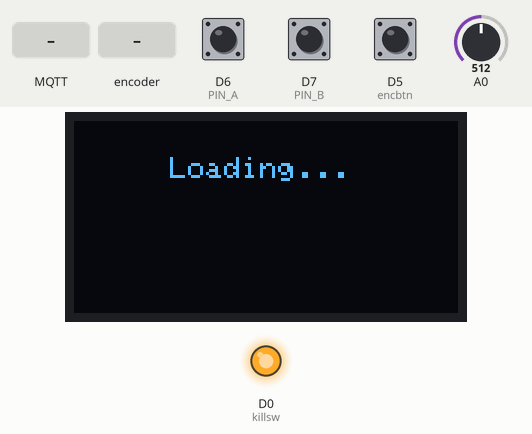
Simulated run of this sketch. Board: ESP8266 (NodeMCU). Parts: 128×64 one-colour display, output pins drawn as LEDs (lit = HIGH). The test bench sets the inputs (shaded band); at power-on: A0 = 512, D6 (PIN_A) HIGH, D7 (PIN_B) HIGH, D5 (encbtn) HIGH. WiFi joins after 1.5 s; servers stay silent unless stated; no MQTT or app messages arrive unless stated; what the sketch prints to the serial monitor is not drawn.

Above: at 1.2 s.
1.3 s: MQTT message "d" arrives on the first subscribed topic
At 2.8 s:
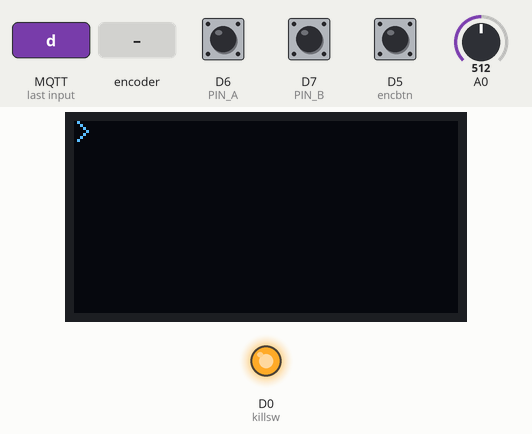
3.1 s: rotary encoder on D6 (PIN_A) / D7 (PIN_B) turned 1 step (first pin leading)
At 3.7 s:
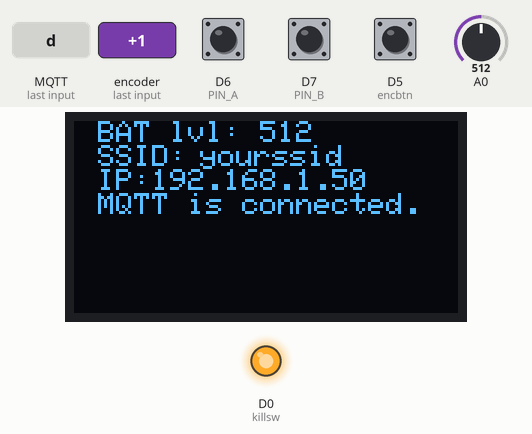
4.8 s: A0 set to 716
At 5.9 s:
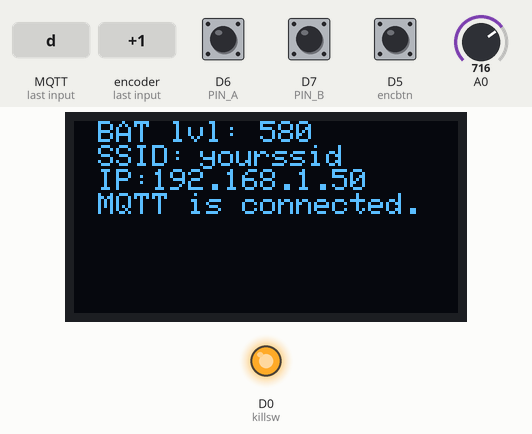
7.6 s: A0 set to 900
At 11.4 s:
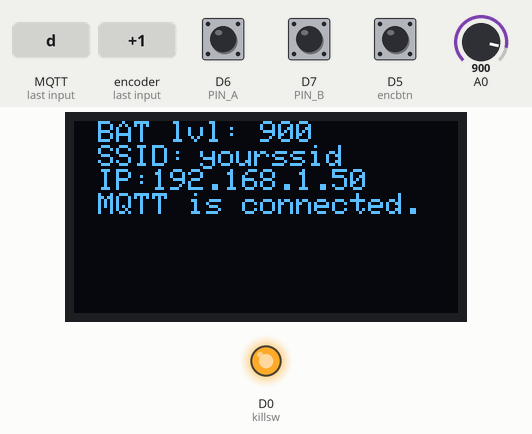
12.1 s: A0 set to 1010
At 18.5 s:
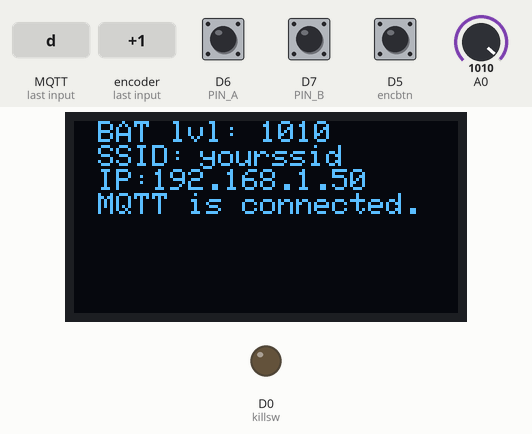
Timing chart, 0 to 19.6 s (numbered marks = the images above; inputs shaded):
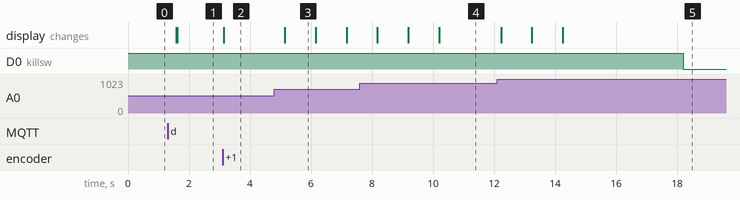

The sketch:

mqttremote.ino
```cpp
#ifdef ESP8266
extern "C" {
#include "user_interface.h"
}
#endif
#include <SPI.h>
#include <Wire.h>
#include <Adafruit_GFX.h>
#include <Adafruit_SSD1306.h>
#include "Arduino.h"
#include <ESP8266WiFi.h>
#include <PubSubClient.h>
#include "ArduinoJson.h"

// Update these with values suitable for your network.
const char* deviceName = "remote1";// if more than 1 remote is exist, change the devicename.
const char* ssid = "yourssid";
const char* password = "andpassword";
const char* mqtt_server = "yourmqttserverip";
const char* mqtt_clientid = deviceName;
const char* mqtt_username = "username";
const char* mqtt_password = "password";
const char* outTopic = "kumanda1/in";
const char* inTopic = "kumanda1/out";
IPAddress ip(192, 168, 1, 11); //IP Address for remote
IPAddress gateway(192, 168, 1, 1);   //IP Address of your WiFi Router (Gateway)
IPAddress subnet(255, 255, 255, 0);  //Subnet mask
IPAddress dns(192, 168, 1, 1);  //DNS

#define PIN_A D6    //ky-040 clk pin, interrupt,
#define PIN_B D7    //ky-040 dt  pin,
int killsw = D0;
int encbtn = D5;

bool btnstate = LOW;
bool laststate = LOW;
bool btnpressed= LOW;
unsigned long now = 0;
unsigned long lastbouncetime =0;
int debouncetime = 150;
int multiclicktime =400;
int longclicktime = 1000;
int clickcount = 0;
int clickcluck = 0;

byte currValueAB;
byte prevValueAB;
int counter=0;


StaticJsonBuffer<2000> JSONBuffer;
//const size_t bufferSize = JSON_OBJECT_SIZE(7) + 70;
//DynamicJsonBuffer JSONBuffer(bufferSize);
#define OLED_RESET -1
#define OLED_VCC D3
Adafruit_SSD1306 display(OLED_RESET);
WiFiClient espClient;
PubSubClient client(espClient);

const int maxitems= 20; //max number of item can be allocated by memory :( only 5 page of item
char data[80];
char data2[80];
int mid=3;
const char* menu0[maxitems] = {"id1", "id2", "id3", "id4"};
boolean state[maxitems] = {0, 0, 0, 0};
String statetemp;
int value0[maxitems] = {0, 0, 0, 0};
int value1[maxitems] = {0, 0, 0, 0};
int type[maxitems] = {0,0,0,0};
boolean mainmenu = 1;
boolean initseq = -1;
int seqcounter = 0;
int dispcursor=0;
int syscursor=0;
long lastupdatetimer=0;
long sleeper=0;
boolean lastreflesh = 0;
int page=0;
int maxscan=3;
boolean outputchanged=0;
boolean ssaver = 0;
long basla=0;
float tempread[maxitems] = {0,0,0,0};
int batlvl[3] = {0,0,0};
int avgbatlvl = 0;
long battimer = 0;

void batlevel(){
batlvl[2]=batlvl[1];
batlvl[1]=batlvl[0];
batlvl[0] = analogRead(A0);
avgbatlvl = (batlvl[0]+batlvl[1]+batlvl[2])/3;
} //end of batlevel

void setup() {
pinMode(killsw,OUTPUT);
digitalWrite(killsw,HIGH);
basla=millis();
Serial.begin(115200);
WiFi.mode(WIFI_STA);
WiFi.hostname(deviceName);
WiFi.config(ip, subnet, gateway, dns);
WiFi.begin(ssid, password);
pinMode(PIN_A,INPUT_PULLUP); //enable internal pull-up resistors
pinMode(PIN_B,INPUT_PULLUP);
attachInterrupt(digitalPinToInterrupt(PIN_A),encmove,CHANGE);  //call encmove()    when high->low or high->low changes happened
attachInterrupt(digitalPinToInterrupt(PIN_B),encmove,CHANGE);
pinMode(encbtn, INPUT);
attachInterrupt(digitalPinToInterrupt(encbtn),btnintr,FALLING);
display.begin(SSD1306_SWITCHCAPVCC, 0x3C);  // initialize with the I2C addr 0x3C (for the 128x64)
//display.begin(SSD1306, 0x3C);
display.clearDisplay();
display.setTextSize(1);
display.setTextColor(WHITE);
display.setCursor(32,12);
display.println("Loading...");
display.display();
//batlevel();
client.setServer(mqtt_server, 1883);
client.setCallback(callback);
sleeper=millis();
battimer=millis();
}//end of setup


void loop() { //--------------------------------------------------void loop--------------------
if(!client.connected()) {
if (WiFi.status() == WL_CONNECTED){
reconnect();
if(client.connected()) initdata();
}
else{
delay(10);
Serial.print(".");
}
} //client if
client.loop();
btnupdate();
if(initseq==0)screenhandler();
if(outputchanged&&(lastupdatetimer<millis()-200)){outputhandler();lastupdatetimer=millis();}
else {if(outputchanged&&value0[dispcursor]==100)outputhandler();if(outputchanged&&value0[dispcursor]==0)outputhandler();}
if (millis()>1000+battimer){batlevel();battimer=millis();}//bat level
if (millis()>15000+sleeper)digitalWrite(killsw,LOW);//kill switch
}//end of loop
```

comm.ino
```cpp
void reconnect() {
if (client.connect(mqtt_clientid, mqtt_username, mqtt_password)) {
client.subscribe(inTopic);
} else {
Serial.print("failed, rc=");
Serial.print(client.state());
Serial.println(" try again in 5 seconds");
display.setCursor(0,0);//cursor
display.println("MQTT connection failed.");
display.display();
display.clearDisplay();
delay(5000);
}
Serial.println("connected");
Serial.println(millis()-basla);
}//end of reconnect

void initdata(){//init data from HA -call is inside void reconnect()
if (client.connected()){
String payload = "{\"id\": 99}";
payload.toCharArray(data, (payload.length() + 1));
client.publish(outTopic , data);
initseq= 1;
}
}//end of init

void callback(char* topic, byte* payload, unsigned int length) {
Serial.println((const char*)payload);
JsonObject& root = JSONBuffer.parseObject((const char*)payload); //Parse message
syscursor = root["id"];
state[syscursor] = root["state"];
value0[syscursor] = root["value0"];
if(initseq){
menu0[syscursor] =root["name"];
//Serial.println(menu0[syscursor]);
type[syscursor] = root["type"];
if(type[syscursor]==2) value1[syscursor]=root["value1"];
mid= root["mid"];
mid--;
if(seqcounter>=mid){initseq=0;seqcounter=0;lastreflesh=1;screenhandler();}
seqcounter++;
}//end initseq
if(type[syscursor]==2) value1[syscursor]=root["value1"];
Serial.println(seqcounter);
Serial.println(mid);
}//end of callback

void outputhandler() {
  String payload;
if(type[dispcursor]==2)payload = "{\"id\": "+ String(dispcursor) +", \"state\": " + String(state[dispcursor]) +", \"value1\": " + String(value1[dispcursor])+ "}";
else payload = "{\"id\": "+ String(dispcursor) +", \"state\": " + String(state[dispcursor]) +", \"value0\": " + String(value0[dispcursor])+ "}";
payload.toCharArray(data, (payload.length() + 1));
client.publish(outTopic , data);
outputchanged=0;
}//end of outputhandler
```

screen_nav.ino
```cpp
void screenhandler(){
if(dispcursor==-1)page=-1;
else page=dispcursor/4;
if(page==-1){ //maintenance menu
display.setCursor(8,0); //setup item1
display.println("BAT lvl: " + String(avgbatlvl));
display.setCursor(8,8); //setup item2
display.println("SSID: ");
display.setCursor(42,8); //setup item2
display.println(WiFi.SSID());
display.setCursor(8,16); //setup item3
display.println("IP: ");
display.setCursor(26,16); //setup item3
display.println(WiFi.localIP());
display.setCursor(8,24); //setup item4
//display.println("TCP connection: ");
if(client.state()==0)display.println("MQTT is connected.");
else display.println("MQTT is not connected.");
}// end of if page
else {
maxscan=3;
if((mid-(page+1)*4<4)&&(page==mid/4))maxscan=mid%4;
display.setCursor(0,(dispcursor%4)*8);//cursor
display.println(">");
for (int i=0; i <= maxscan; i++){
display.setCursor(8,i*8);
display.println(menu0[i+page*4]);
display.setCursor(90,i*8);
if ((type[i+page*4]==2)&&(state[i+page*4]!=0)){
display.println(value1[i+page*4]);
}
else{
if(state[i+page*4])statetemp="ON";
else statetemp="OFF";
display.println(statetemp);
}
if (type[i+page*4]>=1){
display.setCursor(110,i*8);
display.println(value0[i+page*4]);
}//end type
}//end for
}//end of else page
display.display();
display.clearDisplay();
}//end screenhandler

void encmove()
{
noInterrupts();
currValueAB  = digitalRead(PIN_A) << 1;
currValueAB |= digitalRead(PIN_B);
switch ((prevValueAB | currValueAB))
{
case 0b0001: case 0b1110://CW states for 1 count  per click, use "case 0b0001: case 0b1110: case 0b1000: case 0b0111:" for CW states for 2 counts per click
dispcursorupdate(+1);
break;
case 0b0100: case 0b1011://CCW states for 1 count  per click, use "case 0b0100: case 0b1011: case 0b0010: case 0b1101:" for CCW states for 2 counts per click
dispcursorupdate(-1);
break;
}
prevValueAB = currValueAB << 2;
interrupts();
sleeper=millis();
}//end of encoder move

void dispcursorupdate(int incdec) {
  if(mainmenu){ //artı gidisler
  dispcursor=dispcursor+incdec;
  if(dispcursor<-1)dispcursor=-1;
  if(dispcursor>=mid)dispcursor=mid;
}
else {
  if(type[dispcursor]==2){ //value1 is a set temp
  value1[dispcursor]=value1[dispcursor]+incdec;
  if(value1[dispcursor]<18)value1[dispcursor]=18;
  if(value1[dispcursor]>30)value1[dispcursor]=30;
  }//end if temp
  if(type[dispcursor]==1){// value0 is set dimmer
  value0[dispcursor]=value0[dispcursor]+10*incdec;
  if(value0[dispcursor]<0)value0[dispcursor]=0;
  if(value0[dispcursor]>100)value0[dispcursor]=100;
  }//end if dimmer
outputchanged=1;
}//end else
}//end of dispcursorupdate

void btnintr()
{
  noInterrupts();
  now =millis();      // get current time
  if (now - lastbouncetime > debouncetime )
  {
  btnpressed = HIGH;
  clickcount++;
  }
  lastbouncetime = now;
  interrupts();
}//end of btnintr

void btnupdate()
{
  now =millis();      // get current time
  if (btnpressed && (now - lastbouncetime) > multiclicktime)
  {
  btnpressed=0;
    if(clickcount != 0)
    {
      //click sayısı kadar işlem yap
    if(clickcount==1)
    {
    state[dispcursor]=!state[dispcursor];
    if(mainmenu==0){state[dispcursor]=0;mainmenu=1;}
    if(mainmenu&&state[dispcursor]&&(type[dispcursor]==1))value0[dispcursor]=100;
    if(mainmenu&&state[dispcursor]==0&&(type[dispcursor]==1))value0[dispcursor]=0;
    outputchanged=1;
    }

    if(clickcount==2)
    {
    if(type){
    if(mainmenu&&state[dispcursor]==0){state[dispcursor]=1;value0[dispcursor]=100;}
    mainmenu=!mainmenu;
    }
    }
    clickcount=0;
    sleeper=millis();
    }
  }

  // Check for "long click"
  if (btnpressed && (now - lastbouncetime > longclicktime))
  {
  if(clickcount != 0)
  {
  //do sth for long click
  }
  clickcount=0;
  btnpressed=0;
  }

}//btnupdate
```

Measured:
- after the input at 1.3 s, the display: first changes after 0.29 s (image 1 shows a later state)
- after the input at 3.1 s, the display: changes at once (image 2)
- after the input at 4.8 s, the display: changes after 0.34 s (image 3)
- after the input at 7.6 s, the display: first changes after 0.58 s (image 4 shows a later state)
- after the input at 12.1 s, the display: first changes after 0.13 s (image 5 shows a later state)
- what the display in image 3 shows lasts 1.0 s, from 5.1 s to 6.1 s
